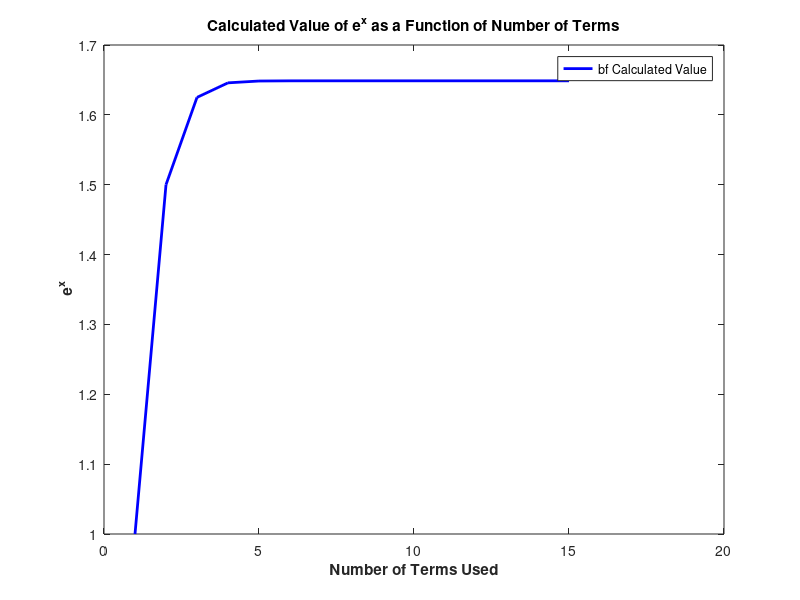
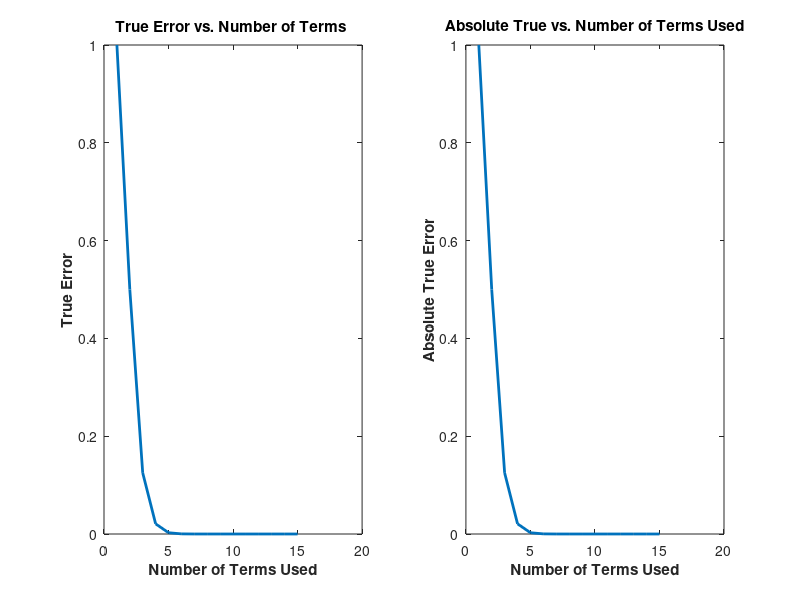
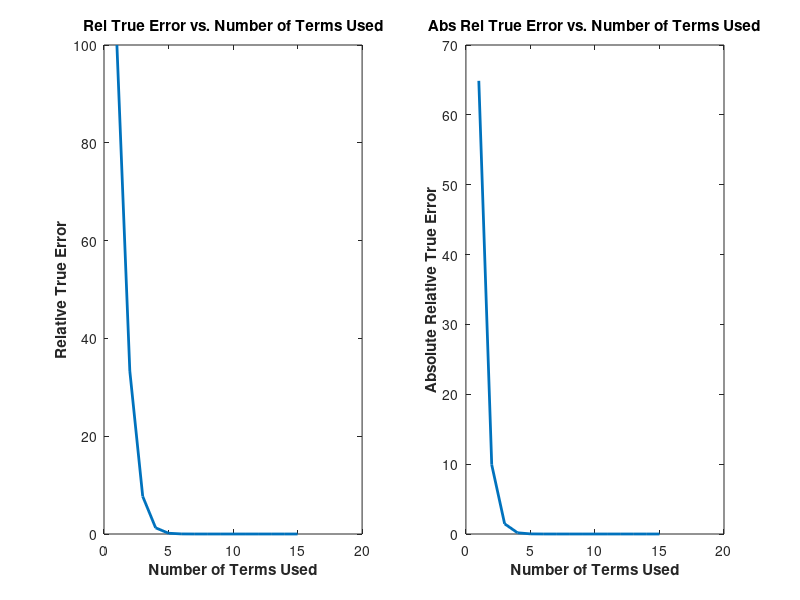

These charts were generated, in order, by the following MATLAB code:
clc
clear all
close all
% Maximum number of terms to use
n=15;
% Value of x at which function is calculated
x=0.5;
%% Displaying Initial Information
%disp(sprintf(''\n\n***************************Input Data******************************''))
disp(sprintf(' Value of x at which to approximate, x = %g',x))
disp(sprintf(' Maximum number of terms, n = %g',n))
% Using a long format so that all the necessary digits can be shown
format long
%% Maclaurin series in a repetitive loop.
sumprevious = 0;
for i=1:1:n
func = ' exp(x)';
%This function "f" will be used to find the "true value" in calculations.
f = inline('exp(x)');
sumpresent(i) = sumprevious + (x^(i-1))/(factorial(i-1));
ApproximateError(i) = sumpresent(i) - sumprevious;
AbsApproximateError(i) = abs(sumpresent(i) - sumprevious);
RelApproximateError(i) = ((sumpresent(i) - sumprevious)/sumpresent(i))*100;
AbsRelApproximateError(i) = abs((f(x) - sumpresent(i))/sumpresent(i))*100;
sumprevious = sumpresent(i);
end
%% Creating a table of values based on the error calculations
% disp(sprintf(''\n\n****************************Table of
% Values****************************''));
disp('Terms True True Abs True Relative Abs Rel')
disp('Used Value Error Error True True ');
for i=1:1:n
string = '%g %+1.3e %+1.3e %+1.3e %+1.3e %+1.3e';
disp(sprintf(string,i,sumpresent(i),ApproximateError(i),AbsApproximateError(i),RelApproximateError(i), AbsRelApproximateError(i)))
iteration(i) = i;
end
%% Graph 1: Maclaurin series e(x) as a function of number of terms.
figure(1)
plot(iteration,sumpresent,'b','LineWidth',2);
title('\bfCalculated Value of e^{x} as a Function of Number of Terms');
xlabel('\bfNumber of Terms Used');
ylabel('\bf e^{x}');
legend('bf Calculated Value');
%% Graph 2: True and Absolute True Errors
figure(2)
% First Subplot: True Error vs. Number of Terms Calculated
subplot(1,2,1);
plot(iteration,ApproximateError,'LineWidth',2)
title('\bfTrue Error vs. Number of Terms ');
xlabel('\bfNumber of Terms Used')
ylabel('\bfTrue Error');
% Second Subplot: Absolute Approximate Error vs. Number of Terms Calculated
subplot(1,2,2);
plot(iteration,AbsApproximateError,'LineWidth',2);
title('\bfAbsolute True vs. Number of Terms Used');
xlabel('\bfNumber of Terms Used');
ylabel('\bfAbsolute True Error');
%% Graph 2: Calculation of Relative and Absolute Relative True Error
figure(3)
% First Subplot: Relative True Error vs. Number of Terms Calculated
subplot(1,2,1);
plot(iteration,RelApproximateError,'LineWidth',2);
title('\bfRel True Error vs. Number of Terms Used');
xlabel('\bfNumber of Terms Used');
ylabel('\bfRelative True Error');
% % Second Subplot: Absolute Relative True Error vs. Number of Terms
% Calculated.
subplot(1,2,2);
plot(iteration,AbsRelApproximateError,'LineWidth',2);
title('\bfAbs Rel True Error vs. Number of Terms Used');
xlabel('\bfNumber of Terms Used');
ylabel('\bfAbsolute Relative True Error');